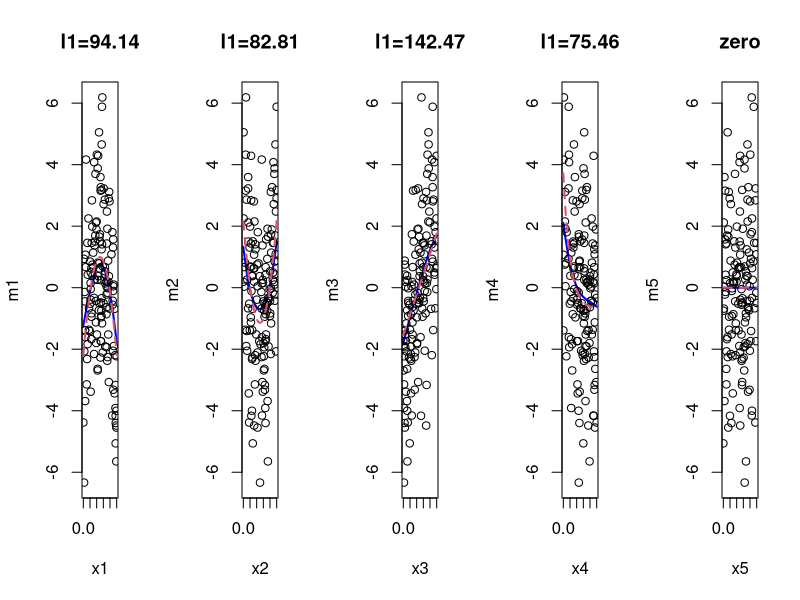

The R script that drew this image:

soft.threshold = function(x,lambda) {
  return(sign(x) * (abs(x)-lambda) * (abs(x) > lambda))
}

generator1 = function(n=150,d=50,sigma2=1) {
  epsilon = rnorm(n,0,sigma2)
  M = matrix(NA,nrow=n,ncol=d)
  x = matrix(runif(d*n,-2.5,2.5),nrow=n,ncol=d)
  for (j in c(1:d)){
    if (j==1) { M[,j] = -x[,j]^2 - mean(-x[,j]^2) }
    if (j==2) { M[,j] = x[,j]^2 - mean(x[,j]^2) }
    if (j==3) { M[,j] = x[,j] }
    if (j==4) { M[,j] = exp(-x[,j])- mean(exp(-x[,j])) }
    if (j>4 ) { M[,j] = 0 }
  }
  for (j in c(1:d)) {
    x[,j] = (x[,j]-min(x[,j]))/(max(x[,j])-min(x[,j]))
  }
  M[,1:4]  = scale(M[,1:4])          # rescale the design matrix
  m        = apply(M[,c(1:d)],1,sum) # mean function
  y        = m + epsilon
  return(list(y=y,x=x,M=M))
}

kernel.smoothing.matrix = function(h, x) {
  n = length(x)
  S = matrix(0,n,n)
  for (i in 1:n) {
    tmp1  = x - x[i]
    w     = exp(-(tmp1)^2/(2*h^2))
    w     = w/sum(w)
    S[i,] = w
  }
  return(S)
}

local.linear.smoothing.matrix = function(h, x) {
  n = length(x)
  S = matrix(0,n,n)
  
  for (i in 1:n) {
    xdiff = x - x[i]
    w     = exp(-(xdiff)^2/(2*h^2))
    W     = diag(w/sum(w))
    X     = cbind(1,matrix(xdiff,n,1,byrow=TRUE))
    T     = solve(t(X) %*% W %*% X) %*% t(X) %*% W
    S[i,] = T[1,]
  }
  return(S)
}


plotM = function(y,x,M1,M) {
  d   = ncol(M)
  res = y - apply(M1,1,sum)
  par(mfrow=c(1,5))
  for (i in c(1:min(d,10))) {
    par(cex=1.0,cex.sub=1.0,cex.lab=1.0)
    ord   = order(x[,i])
    M1[,i]= M1[,i]- mean(M1[,i])
    M[,i] = M[,i]- mean(M[,i])
    l = sum(abs(M1[,i]))
    if (l == 0) {
      s = "zero"
    }
    else {
      s = sprintf("l1=%.2f", sum(abs(M1[,i])))
    }
    plot(x[,i][ord], M1[,i][ord],ylim=c(min(y),max(y)),
         type='l',lwd=2,xlab=paste('x',i,sep=''),
         ylab=paste('m',i,sep=''),col='blue',main=s)
    points(x[,i][ord],y[ord],lwd=1)
    lines(M[,i][ord]~x[,i][ord],lty=2,lwd=2,col=2)
  }

  num.zeros = 0
  for (i in 1:d) {
    M1[,i] = M1[,i] - mean(M1[,i])
    l1 = sum(abs(M1[,i]))
    if (l1 == 0) {
      num.zeros = num.zeros + 1
    }
  }
  cat(sprintf("Number of zeros: %d of %d\n", num.zeros, d))
}

backfit = function(x,y,h,lambda,maxStep = 100){
  d  = ncol(x)
  n  = length(y)
  M1 = matrix(0,n,d)
  alpha = rep(1,d)
  S  = matrix(0,d,n*n)

  cat("constructing smoothing matrices...\n")
  for (i in 1:d) {
    #W = kernel.smoothing.matrix(h[i],x[,i])
    W = local.linear.smoothing.matrix(h[i],x[,i])
    S[i,] = as.vector(W)
  }
  
  cat("lambda=",lambda,"\n")
  order = sample(d,d)  # visit the variables in a random order
  cat("Variable order: ", order[1:min(length(order),8)], "...\n")

  for (iter in c(1:maxStep)){
    curfit    = apply(M1 %*% diag(alpha), 1, sum)
    for(i in order) {
      Z = y - M1[,-i] %*% alpha[-i]
      Si = matrix(S[i,],n,n)
      f = as.vector(Si %*% Z)
      norm = sqrt(t(f) %*% f / n)
      M1[,i] = f / norm
      M1[,i] = M1[,i] - mean(M1[,i])
      alpha[i] = soft.threshold(norm, lambda)
    }
    newfit    = apply(M1 %*% diag(alpha),1,sum)
    tmp       = sqrt(sum((curfit-newfit)^2))
    if(tmp<1e-6){ break }
    cat(sprintf("Iteration %d: l2-distance=%f\n", iter, tmp))
    if(iter==maxStep){cat('maximum steps reached!','\n')}
  }
  
  return(list(M=(M1 %*% diag(alpha)), beta=alpha))
}


example1 = function(n=150,d=50,lambda=.4,sigma2=1,h0=.1) {
  out = generator1(n,d,sigma2)
  y = out$y
  x = out$x
  M = out$M
  n = length(y)
  d = ncol(x)

  h = rep(1,d)
  if (h0 != 0) { h = rep(h0,d) }
  else {h =rep(.8*h/(n^0.2),d)}  # the plug-in bandwidths
  cat("bandwidth: ",h[1],"\n")

  tmp = backfit(x,y,h,lambda,maxStep=100)
  Mc = tmp$M
  plotM(y,x,Mc,M)
  #return(list(y=y,x=x,M1=M1,M=M))
}

example1(n=150,d=5,lambda=.1,sigma2=1,h0=.2)

